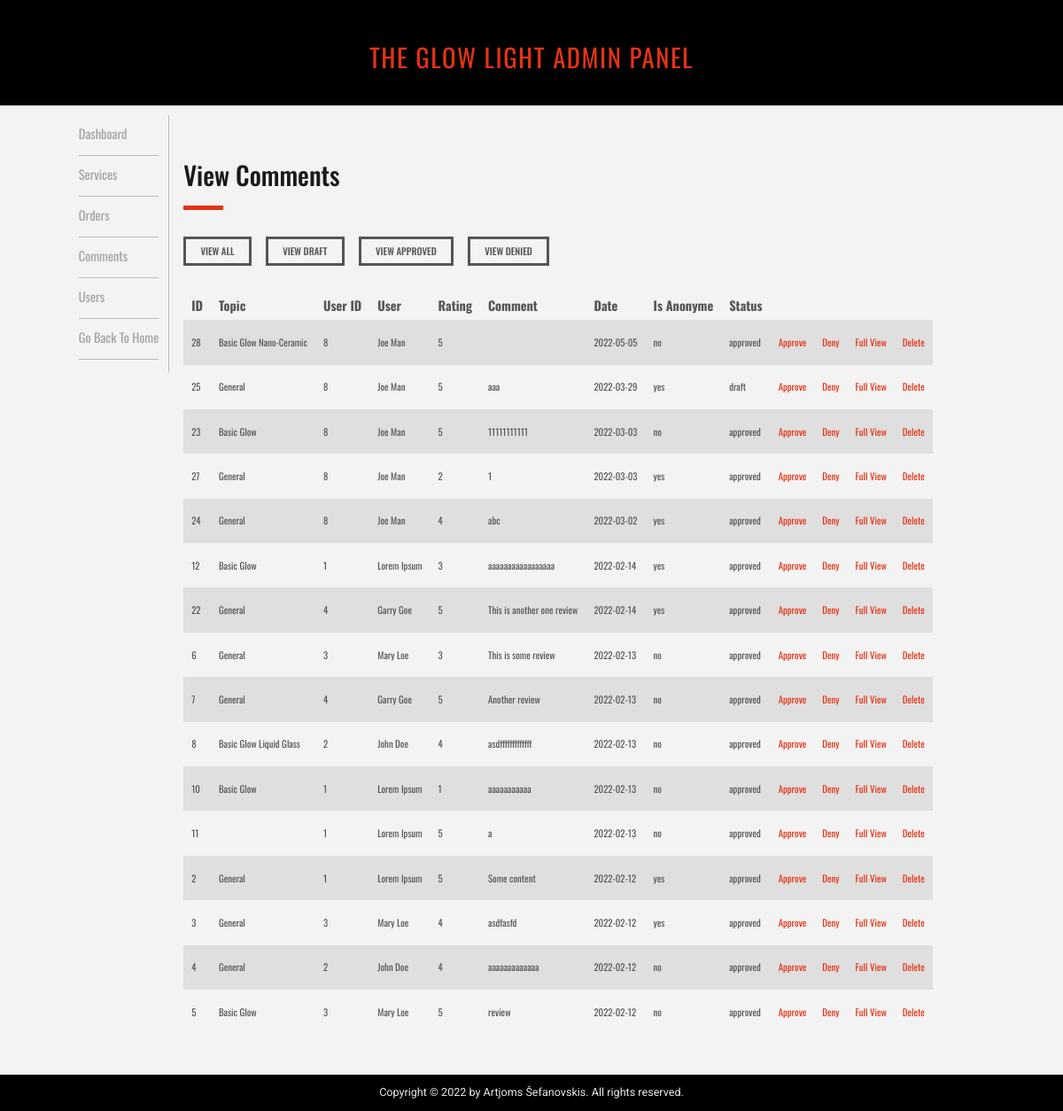
Screenshot of /admin/admin_comments.php with the database file from the repository.
### tables this page shows
CREATE TABLE `comments` (
  `comment_id` int(11) NOT NULL,
  `comment_topic_id` int(11) NOT NULL,
  `comment_user_id` int(11) NOT NULL,
  `comment_rating` int(1) NOT NULL,
  `comment_content` text DEFAULT NULL,
  `comment_date` date NOT NULL,
  `comment_isanonyme` tinyint(1) NOT NULL DEFAULT 0,
  `comment_status` varchar(255) NOT NULL DEFAULT 'draft'
);

CREATE TABLE `users` (
  `user_id` int(11) NOT NULL,
  `user_first` varchar(255) NOT NULL,
  `user_last` varchar(255) NOT NULL,
  `user_email` varchar(255) NOT NULL,
  `user_phone` int(9) NOT NULL,
  `user_phone_code` int(5) NOT NULL,
  `user_role` varchar(255) NOT NULL DEFAULT 'user',
  `user_password` varchar(255) NOT NULL
);

### admin/inc/view_all_comments.php (the view, shortened to what this page needs)
<?php
  if (!isset($_GET['where'])) {
    $where_statement = " ";
    $where = 'all';
  }
?>
<div class="page-header-box">
  <div>
    <h2 class="page-heading">View Comments</h2>
    <span class="page-heading-line"></span>
  </div>
</div>
<div class="where-box">
  <a class="where-btn" href="admin_comments.php?where=all">View All</a>
  <a class="where-btn" href="admin_comments.php?where=draft">View Draft</a>
  <a class="where-btn" href="admin_comments.php?where=approve">View Approved</a>
  <a class="where-btn" href="admin_comments.php?where=deny">View Denied</a>
</div>
<?php
  $query = "select comment_id,
  CASE
      WHEN c.comment_topic_id = 1 THEN 'General'
        ELSE s.service_title
  END as 'the_comment_topic',
    u.user_id,
    u.user_first,
    u.user_last,
    c.comment_rating,
    c.comment_content,
    c.comment_date,
    CASE
      WHEN c.comment_isanonyme = true THEN 'yes'
        ELSE 'no'
    END as 'isanonyme',
    c.comment_status ";
  $query.= "FROM comments as c
  LEFT JOIN services as s on s.service_id = c.comment_topic_id
  JOIN users as u on u.user_id = c.comment_user_id ";
  $query.= $where_statement;
  $query.= "ORDER BY c.comment_date desc";
  $select_comments = mysqli_query($conn,$query);
  if(mysqli_num_rows($select_comments) == 0){
    echo "<div class='empty-msg'>Looks like it is empty here...</div>";
  }
  else{
?>
  <table class="hor-table view-all-comments-table">
    <thead class="hor-table-head" >
      <tr>
        <th>ID</th>
        <th>Topic</th>
        <th>User ID</th>
        <th>User</th>
        <th>Rating</th>
        <th>Comment</th>
        <th>Date</th>
        <th>Is Anonyme</th>
        <th>Status</th>
        <th></th>
        <th></th>
        <th></th>
      </tr>
    </thead>
    <tbody class="hor-table-body">
    <?php
      while ($row = mysqli_fetch_assoc($select_comments)) {
        $comment_id = $row['comment_id'];
        $comment_topic = $row['the_comment_topic'];
        $comment_user_id = $row['user_id'];
        $user_first = $row['user_first'];
        $user_last = $row['user_last'];
        $comment_rating = $row['comment_rating'];
        $comment_content = substr($row['comment_content'],0, 200);
        $comment_date = $row['comment_date'];
        $comment_isanonyme = $row['isanonyme'];
        $comment_status = $row['comment_status'];
        echo "<tr>";
        echo "<td>{$comment_id}</td>";
        echo "<td>{$comment_topic}</td>";
        echo "<td>{$comment_user_id}</td>";
        echo "<td>$user_first $user_last</td>";
        echo "<td>{$comment_rating}</td>";
        echo "<td>{$comment_content}</td>";
        echo "<td>{$comment_date}</td>";
        echo "<td>{$comment_isanonyme}</td>";
        echo "<td>{$comment_status}</td>";
        echo "<td><a href='admin_comments.php?change_to_approved=$comment_id&where=$where'>Approve</a></td>";
        echo "<td><a href='admin_comments.php?change_to_deny=$comment_id&where=$where'>Deny</a></td>";
        echo "<td><a href='admin_comments.php?source=view_comment&c_id=$comment_id&where=$where'>Full View</a></td>";
        echo "<td><a href='admin_comments.php?delete=$comment_id&where=$where'>Delete</a></td>";
        echo "</tr>";
      }
    ?>
  </tbody>
</table>
<?php } ?>

### admin/style/general.css (style rules this page uses)
* { margin: 0; padding: 0; box-sizing: border-box; }
html { font-size: 62.5%; height: 100%; }
body { font-family: "Oswald", sans-serif; line-height: 1; font-weight: 400; color: #555; background-color: #f3f3f3; position: relative; min-height: 100vh; }
.page-header-box { display: flex; margin-bottom: 3.2rem; justify-content: space-between; }
.page-heading { font-size: 3.2rem; color: #1a1a1a; }
.page-heading-line { display: inline-block; border-top: 5px solid #e43314; width: 5rem; }
.hor-table { font-size: 1.2rem; text-align: left; vertical-align: center; border-collapse: collapse; }
.hor-table-head { font-size: 1.6rem; }
.hor-table th { height: 2.4rem; padding: 1rem; }
.hor-table td { height: 5.6rem; padding: 1rem; }
.hor-table tbody tr:nth-child(odd) { background-color: #dfdfdf; }
.hor-table a:link, .hor-table a:visited { text-decoration: none; color: #e43314; }
@media (max-width: 75em) { html { font-size: 56.25%; } }

### admin/style/comments.css (style rules this page uses)
.where-box { display: flex; gap: 1.8rem; margin-bottom: 3.2rem; justify-content: left; }
.where-btn:link, .where-btn:visited { display: inline-block; text-decoration: none; color: #555; text-transform: uppercase; font-size: 1.2rem; font-weight: 500; border: #555 3px solid; padding: 0.9rem 1.8rem; }

### rows the page displays
comments: comment_id "28", comment_topic "Basic Glow Nano-Ceramic", comment_user.user_id "8", comment_user.user_first "Joe", comment_user.user_last "Man", comment_rating "5", comment_date "2022-05-05", comment_isanonyme "no", comment_status "approved"
comments: comment_id "25", comment_topic "General", comment_user.user_id "8", comment_user.user_first "Joe", comment_user.user_last "Man", comment_rating "5", comment_content "aaa", comment_date "2022-03-29", comment_isanonyme "yes", comment_status "draft"
comments: comment_id "23", comment_topic "Basic Glow", comment_user.user_id "8", comment_user.user_first "Joe", comment_user.user_last "Man", comment_rating "5", comment_content "11111111111", comment_date "2022-03-03", comment_isanonyme "no", comment_status "approved"
comments: comment_id "27", comment_topic "General", comment_user.user_id "8", comment_user.user_first "Joe", comment_user.user_last "Man", comment_rating "2", comment_content "1", comment_date "2022-03-03", comment_isanonyme "yes", comment_status "approved"
comments: comment_id "24", comment_topic "General", comment_user.user_id "8", comment_user.user_first "Joe", comment_user.user_last "Man", comment_rating "4", comment_content "abc", comment_date "2022-03-02", comment_isanonyme "yes", comment_status "approved"
comments: comment_id "12", comment_topic "Basic Glow", comment_user.user_id "1", comment_user.user_first "Lorem", comment_user.user_last "Ipsum", comment_rating "3", comment_content "aaaaaaaaaaaaaaaaa", comment_date "2022-02-14", comment_isanonyme "yes", comment_status "approved"
comments: comment_id "22", comment_topic "General", comment_user.user_id "4", comment_user.user_first "Garry", comment_user.user_last "Goe", comment_rating "5", comment_content "This is another one review", comment_date "2022-02-14", comment_isanonyme "yes", comment_status "approved"
comments: comment_id "6", comment_topic "General", comment_user.user_id "3", comment_user.user_first "Mary", comment_user.user_last "Loe", comment_rating "3", comment_content "This is some review", comment_date "2022-02-13", comment_isanonyme "no", comment_status "approved"
comments: comment_id "7", comment_topic "General", comment_user.user_id "4", comment_user.user_first "Garry", comment_user.user_last "Goe", comment_rating "5", comment_content "Another review", comment_date "2022-02-13", comment_isanonyme "no", comment_status "approved"
comments: comment_id "8", comment_topic "Basic Glow Liquid Glass", comment_user.user_id "2", comment_user.user_first "John", comment_user.user_last "Doe", comment_rating "4", comment_content "asdfffffffffffff", comment_date "2022-02-13", comment_isanonyme "no", comment_status "approved"
comments: comment_id "10", comment_topic "Basic Glow", comment_user.user_id "1", comment_user.user_first "Lorem", comment_user.user_last "Ipsum", comment_rating "1", comment_content "aaaaaaaaaaa", comment_date "2022-02-13", comment_isanonyme "no", comment_status "approved"
comments: comment_id "11", comment_user.user_id "1", comment_user.user_first "Lorem", comment_user.user_last "Ipsum", comment_rating "5", comment_content "a", comment_date "2022-02-13", comment_isanonyme "no", comment_status "approved"
comments: comment_id "2", comment_topic "General", comment_user.user_id "1", comment_user.user_first "Lorem", comment_user.user_last "Ipsum", comment_rating "5", comment_content "Some content", comment_date "2022-02-12", comment_isanonyme "yes", comment_status "approved"
comments: comment_id "3", comment_topic "General", comment_user.user_id "3", comment_user.user_first "Mary", comment_user.user_last "Loe", comment_rating "4", comment_content "asdfasfd", comment_date "2022-02-12", comment_isanonyme "yes", comment_status "approved"
comments: comment_id "4", comment_topic "General", comment_user.user_id "2", comment_user.user_first "John", comment_user.user_last "Doe", comment_rating "4", comment_content "aaaaaaaaaaaaa", comment_date "2022-02-12", comment_isanonyme "no", comment_status "approved"
comments: comment_id "5", comment_topic "Basic Glow", comment_user.user_id "3", comment_user.user_first "Mary", comment_user.user_last "Loe", comment_rating "5", comment_content "review", comment_date "2022-02-12", comment_isanonyme "no", comment_status "approved"
